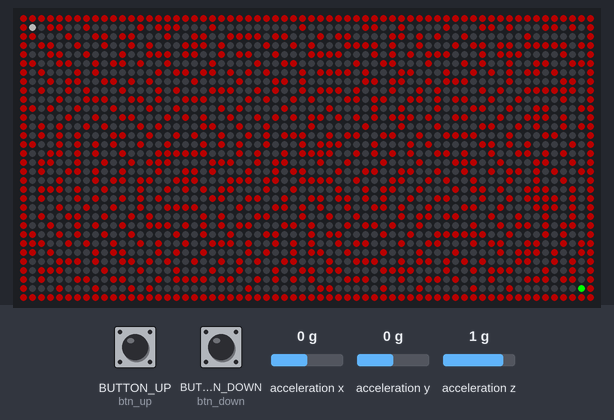
The program below on a simulated CircuitPython board. Parts: 64×32 RGB LED matrix. Inputs (shaded band) come from the test bench; at power-on: BUTTON_DOWN (btn_down) HIGH, acceleration x 0 g, acceleration y 0 g, BUTTON_UP (btn_up) HIGH, acceleration z 1 g. Dim RGB values are drawn brighter than linear; random numbers come from a fixed seed.

Above: at 2.3 s.
2.4 s: BUTTON_DOWN (btn_down) pulled LOW for 0.15 s
At 2.56 s:
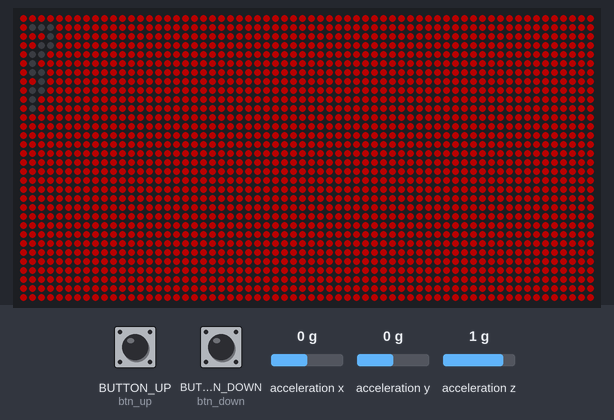
3.1 s: acceleration x set to 0.8 g
At 4.9 s:
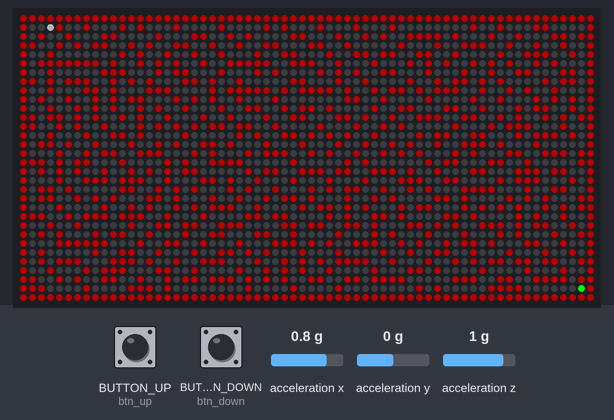
5.7 s: acceleration y set to 0.8 g
7.4 s: acceleration x set to -1.4 g
9.2 s: BUTTON_DOWN (btn_down) pulled LOW for 1 s
At 11.6 s:
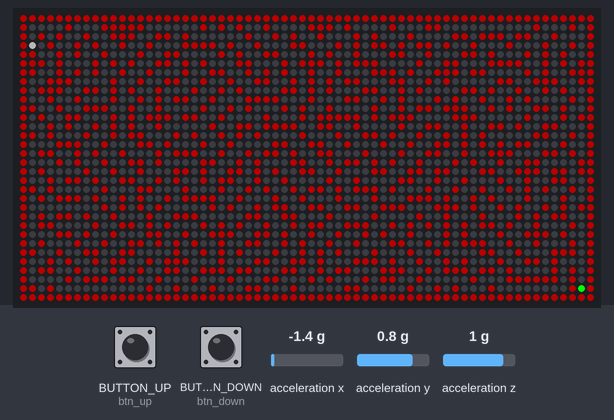
Timing chart, 0 to 11.8 s (numbered marks = the images above; inputs shaded):
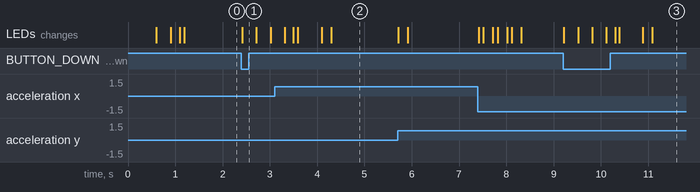

Measured:
- after the input at 2.4 s, the LEDs: change at once (image 1)
- after the input at 9.2 s, the LEDs: first change at once (image 3 shows a later state)

The program:

code.py
```python
import board
import displayio
import framebufferio
import rgbmatrix
from Loop import loop
from Game import Game
from Events import events

SCREEN_WIDTH = 64
SCREEN_HEIGHT = 32

displayio.release_displays()

matrix = rgbmatrix.RGBMatrix(
    width=64,
    bit_depth=4,
    rgb_pins=[
        board.MTX_R1,
        board.MTX_G1,
        board.MTX_B1,
        board.MTX_R2,
        board.MTX_G2,
        board.MTX_B2
    ],
    addr_pins=[
        board.MTX_ADDRA,
        board.MTX_ADDRB,
        board.MTX_ADDRC,
        board.MTX_ADDRD
    ],
    clock_pin=board.MTX_CLK,
    latch_pin=board.MTX_LAT,
    output_enable_pin=board.MTX_OE
)

display = framebufferio.FramebufferDisplay(matrix, auto_refresh=True)

game = Game(display, SCREEN_WIDTH, SCREEN_HEIGHT)

while True:
    loop.run()
```

Loop.py
```python
class _Loop:
    tasks = []
    def add(self, task):
        self.tasks.append(task)
    def remove(self, task):
        self.tasks.remove(task)
    def run(self):
        for task in self.tasks:
            task()

loop = _Loop()
```

Game.py
```python
import displayio
import time
from adafruit_display_text.scrolling_label import ScrollingLabel
import terminalio
from Maze import Maze
from Pawn import Pawn
from Loop import loop
from Events import events

class Game:
    def __init__(self, display, w, h):
        self.display = display
        self.WIDTH = w
        self.HEIGHT = h
        self.event = self.start
        events.on_event(events.DOWN, self.event)
        self.start()

    def close(self):
        events.on_event_remove(events.DOWN, self.event)
        loop.remove(self.task)
        self.display.root_group = None

    def can_move(self, x, y):
        if self.maze.is_wall(x, y):
            return False
        return True

    def show_finish_screen(self):
        self.text = ScrollingLabel(terminalio.FONT, text="   CO TAK WOLNO!", animate_time=0.5, max_characters=len("   CO TAK WOLNO!"))
        self.text.x = 0
        self.text.y = 14
        self.group.append(self.text)

    def update_finish_screen(self):
        self.text.update()

    def finish(self):
        self.is_end = True
        self.show_finish_screen()

    def move_pawn(self, acc):
        sens = 0.4
        if abs(acc[0]) > sens:
            sign = -1 if acc[0] < 0 else 1
            new_x = self.pawn.x + 1 * sign
            if self.can_move(new_x, self.pawn.y):
                self.pawn.move(new_x, self.pawn.y)
                time.sleep(max(1 - abs(acc[0]), 0.1))
            if self.maze.is_META(self.pawn.x, self.pawn.y):
                self.finish()
                return
        if abs(acc[1]) > sens:
            sign = -1 if acc[1] < 0 else 1
            new_y = self.pawn.y + 1 * sign
            if self.can_move(self.pawn.x, new_y):
                self.pawn.move(self.pawn.x, new_y)
                time.sleep(max(1 - abs(acc[1]), 0.1))
            if self.maze.is_META(self.pawn.x, self.pawn.y):
                self.finish()
                return

    def start(self):
        self.group = displayio.Group()
        self.display.root_group = self.group
        self.maze = Maze(self.WIDTH, self.HEIGHT)
        self.maze.show(self.group)
        self.pawn = Pawn()
        self.pawn.show(self.group)
        self.is_end = False
        self.task = self.update
        loop.add(self.task)

    def update(self):
        if not self.is_end:
            self.move_pawn(events.acc)
        else:
            self.update_finish_screen()
```

Events.py
```python
from digitalio import DigitalInOut, Direction, Pull
import adafruit_lis3dh
import board
import busio
from Loop import loop
import time
import microcontroller

class _Events:
    SENSOR = 0
    UP = 1
    DOWN = 2
    def __del__(self):
        loop.remove(self.task)

    def __init__(self):
        #setup sensor
        try:
            i2c = board.I2C()  # uses board.SCL and board.SDA
        except:
            microcontroller.reset()
        self.lis3dh = adafruit_lis3dh.LIS3DH_I2C(i2c, address=0x19)
        self.lis3dh.range = adafruit_lis3dh.RANGE_2_G

        self.btn_up = DigitalInOut(board.BUTTON_UP)
        self.btn_up.direction = Direction.INPUT
        self.btn_up.pull = Pull.UP

        self.btn_down = DigitalInOut(board.BUTTON_DOWN)
        self.btn_down.direction = Direction.INPUT
        self.btn_down.pull = Pull.UP

        self.NUM_TASKS = 3
        self.tasks = [ [] for _ in range(self.NUM_TASKS) ]
        self.task = self.loop
        loop.add(self.task)
    def run_tasks(self, event_id):
        for task in self.tasks[event_id]:
            task()
    def on_event(self, event_id, task):
        self.tasks[event_id].append(task)
    def on_event_remove(self, event_id, task):
        self.tasks[event_id].remove(task)
    def clean(self):
        self.tasks = [ [] for _ in range(self.NUM_TASKS) ]
    def loop(self):
        self.acc = [value / adafruit_lis3dh.STANDARD_GRAVITY for value in self.lis3dh.acceleration]

        self.run_tasks(self.SENSOR)

        if not self.btn_up.value:
            self.run_tasks(self.UP)
            time.sleep(0.5)

        if not self.btn_down.value:
            self.run_tasks(self.DOWN)
            time.sleep(0.5)

events = _Events()
```

Maze.py
```python
import displayio
from Stack import Stack
import os


def get_random(start, stop):
    return int.from_bytes(os.urandom(2), "big") % stop + start


def array_shuffle(arr):
    for i in range(len(arr) - 1, 0, -1):
        j = get_random(0, i)
        arr[i], arr[j] = arr[j], arr[i]
    return arr


class Maze:
    def is_META(self, x, y):
        return self.bitmap[x, y] == 3

    def is_wall(self, x, y):
        return self.bitmap[x, y] == 1 or self.bitmap[x, y] == 2

    def is_border(self, x, y):
        if x == 0 or x == self.WIDTH - 1:
            return True
        if y == 0 or y == self.HEIGHT - 1:
            return True
        return False

    def is_in(self, x, y):
        if x < 0 or x >= self.WIDTH:
            return False
        if y < 0 or y >= self.HEIGHT:
            return False
        return True

    def only_one_visited(self, x, y, v):
        c = 0
        for xx, yy in v:
            if self.is_in(x + xx, y + yy):
                if self.bitmap[x + xx, y + yy] == 0:
                    c += 1
        return c <= 1

    def make_border(self):
        for i in range(self.WIDTH):
            self.bitmap[i, 0] = 1
            self.bitmap[i, self.HEIGHT - 1] = 1
        for i in range(1, self.HEIGHT - 1):
            self.bitmap[0, i] = 1
            self.bitmap[self.WIDTH - 1, i] = 1

    def pair_to_index(self, x, y):
        return x + self.WIDTH * y

    def index_to_pair(self, index):
        return (index % self.WIDTH, index // self.WIDTH)

    def is_visited(self, x, y):
        return self.bitmap[self.pair_to_index(x, y)] != 2

    def generate(self, START):
        v = [(1, 0), (0, 1), (-1, 0), (0, -1)]
        self.bitmap.fill(2)
        self.make_border()
        stack = Stack()
        stack.push(self.pair_to_index(START[0], START[1]))
        while not stack.is_empty():
            index = stack.pop()
            x, y = self.index_to_pair(index)
            if self.only_one_visited(x, y, v):
                self.bitmap[index] = 0
                array_shuffle(v)
                for xx, yy in v:
                    if (
                        self.is_in(x + xx, y + yy)
                        and not self.is_border(x + xx, y + yy)
                        and not self.is_visited(x + xx, y + yy)
                    ):
                        stack.push(self.pair_to_index(x + xx, y + yy))
                        self.bitmap[x + xx, y + yy] = 1
            else:
                self.bitmap[index] = 1

    def place_META(self):
        def get_distance(a, b):
            return abs(a[0] - b[0]) + abs(a[1] - b[1])
        max_dist = -1
        META = None
        for i in range(1, self.WIDTH):
            for j in range(1, self.HEIGHT):
                if not self.is_wall(i, j):
                    dist = get_distance(self.START, (i, j))
                    if dist > max_dist:
                        max_dist = dist
                        META = (i, j)
        return META

    def __init__(self, w, h):
        self.WIDTH = w
        self.HEIGHT = h
        self.NUM_OF_CELLS = self.WIDTH * self.HEIGHT
        self.bitmap = displayio.Bitmap(self.WIDTH, self.HEIGHT, 4)
        clrPallete = displayio.Palette(4)
        clrPallete[0] = (0, 0, 0) # path
        clrPallete[1] = (70, 0, 0) # wall
        clrPallete[2] = (70, 0, 0) # unvisited
        clrPallete[3] = 0x00FF00  # META
        self.START = (1, 1)
        self.grid = displayio.TileGrid(self.bitmap, pixel_shader=clrPallete)

    def show(self, group):
        group.append(self.grid)
        self.generate(self.START)
        self.META = self.place_META()
        self.bitmap[self.META[0], self.META[1]] = 3
```

Pawn.py
```python
from adafruit_display_shapes.rect import Rect

class Pawn:
    color = 0x444444

    def __init__(self, x=1, y=1):
        self.x = x
        self.y = y
        self.view = Rect(x, y, 1, 1, fill=self.color)

    def show(self, group):
        group.append(self.view)

    def move(self, x, y):
        self.x = x
        self.y = y
        self.update_view()

    def update_view(self):
        self.view.x = self.x
        self.view.y = self.y
```

Stack.py
```python
from array import array

class Stack:
    def __init__(self, typecode='H'):
        self.stack = array(typecode)
        self.top = -1
        self.capacity = 0

    def is_empty(self):
        return self.top == -1

    def push(self, value):
        self.top += 1
        if self.top < self.capacity:
            self.stack[self.top] = value
        else:
            self.stack.append(value)
            self.capacity += 1

    def pop(self):
        value = self.stack[self.top]
        self.top -= 1
        return value
```
